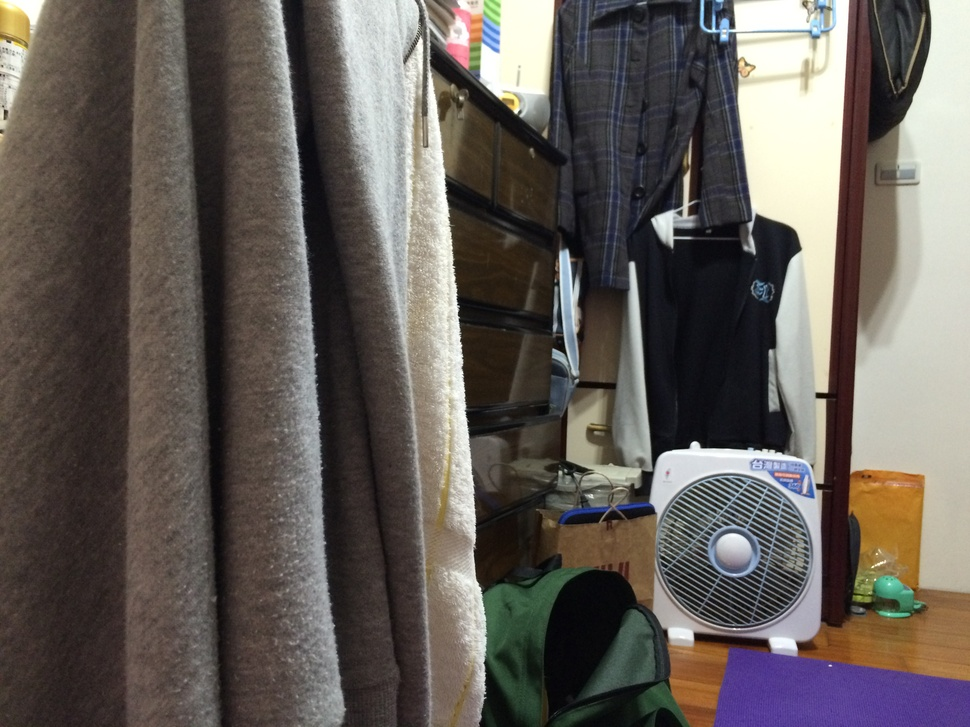
//> input picture TestImg/30.jpg, 970 x 727 px, shrunk from 3264 x 2448 before the run
$ ./main   (built with g++ and OpenCV 4)
//> lines starting //> are read from the running program, lines starting //| are printed output that depends on the picture
#include <iostream>
#include <opencv.hpp>

using namespace std;
using namespace cv;

const char* left_win = "Left window";
const char* right_win = "Right window";
const char* result_win = "Result window";

vector<Point2f> left_image;
vector<Point2f> right_image;
Mat imageMain, imageApp;


// [54 lines left out: function showResult, not called in this run]

void onMouseLeft(int event,int x,int y,int flags,void *ptr);
void onMouseRight(int event,int x,int y,int flags,void *ptr);

int main() {

	// Load images from arguments passed.
	imageMain = imread("../../../practice0/TestImg/30.jpg", CV_LOAD_IMAGE_COLOR);
//> imageMain is the input picture: 727 rows x 970 cols, CV_8UC3; mean B, G, R 88.3, 93.3, 99.7
	imageApp = imread("../../../practice0/TestImg/31.jpg", CV_LOAD_IMAGE_COLOR);
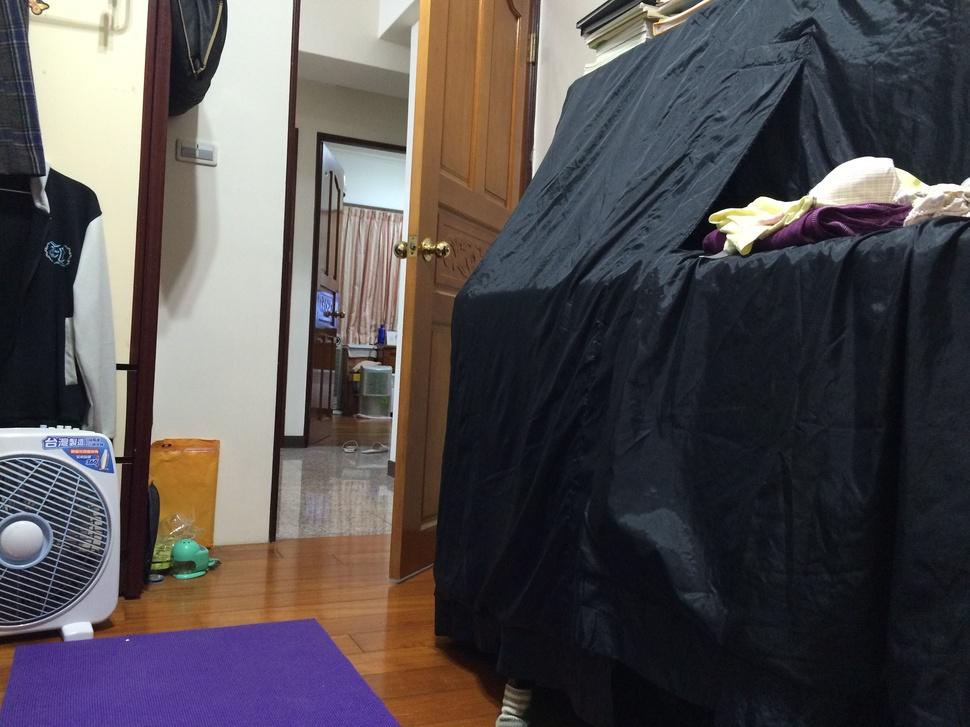
//> input picture TestImg/31.jpg, 970 x 727 px, shrunk from 3264 x 2448 before the run
//> imageApp is the input picture: 727 rows x 970 cols, CV_8UC3; mean B, G, R 81.4, 79.8, 84.7
	if(imageMain.empty() || imageApp.empty()) {
		cout << "Open image failed." << endl;
		return 0;
	}

	namedWindow(left_win, WINDOW_NORMAL);
	imshow(left_win, imageMain);
	setMouseCallback(left_win, onMouseLeft);
	namedWindow(right_win, WINDOW_NORMAL);
	imshow(right_win, imageApp);
	setMouseCallback(right_win, onMouseRight);

	while(true) {
		if(waitKey() == 27)
//> the left mouse button is pressed and released at (242, 181)
//> the left mouse button is pressed and released at (727, 181)
//> the left mouse button is pressed and released at (727, 545)
//> the left mouse button is pressed and released at (242, 545)
//> in onMouseRight (call 7), `circle(imageApp, Point(x,y), 10, Scalar(0,255,0), -1);`:
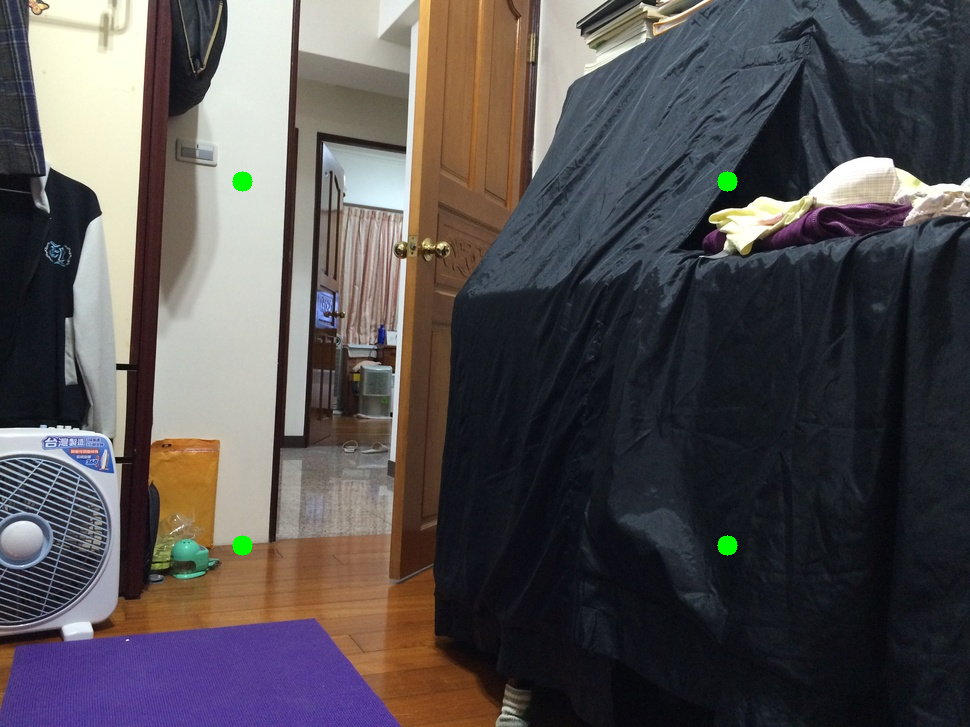
//> imageApp: 727 rows x 970 cols, CV_8UC3; mean B, G, R 81.2, 80.1, 84.5
			break;
		else if(waitKey() == 13)		//13 -> enter
//> the Esc key is pressed
//> the Esc key is pressed
			showResult();
	}

	return 0;
}

// [13 lines left out: function onMouseLeft, not called in this run]
void onMouseRight(int event, int x, int y, int flags, void *ptr) {
	if(right_image.size() < 4) {
		if (event == EVENT_LBUTTONDOWN ) {
			right_image.push_back(Point2f(x, y));
			cout << x << " " << y <<endl;
		}
		if(flags == EVENT_FLAG_LBUTTON) {
			Point(x, y);
			circle(imageApp, Point(x,y), 10, Scalar(0,255,0), -1);
			imshow(right_win, imageApp);
		}
	}
}
